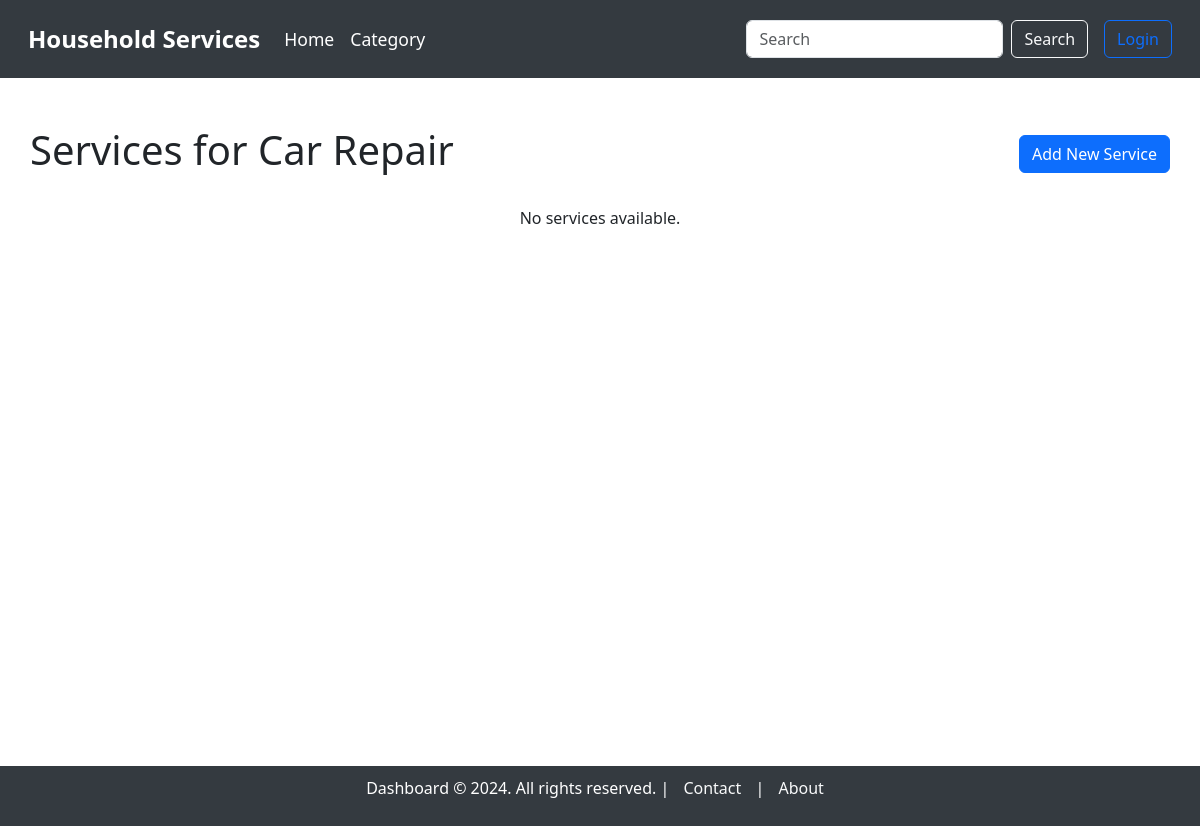
The app's page /service_dashboard/3, older data.
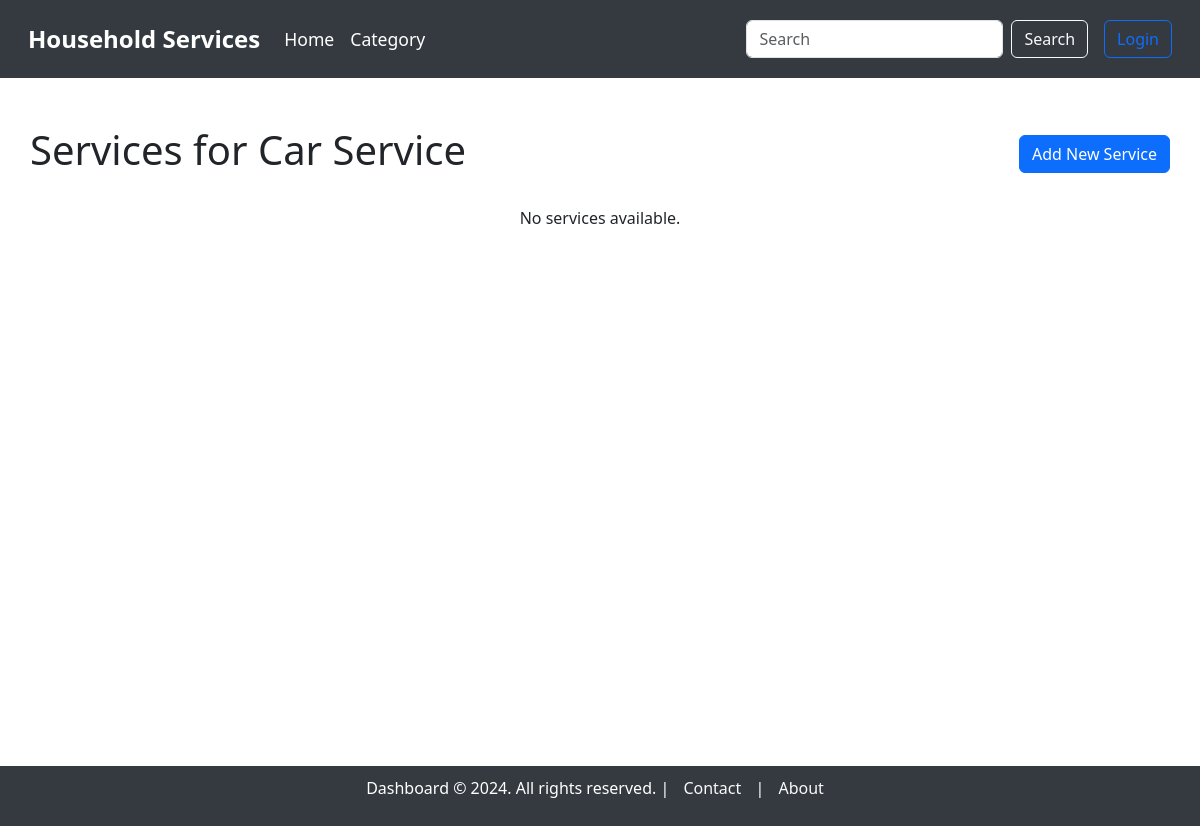
The same page, newer data.
### model.py (models this page shows, shortened)
class Category(db.Model):
    __tablename__ = "category"
    category_id = db.Column(db.Integer, autoincrement=True, primary_key=True)
    category_name = db.Column(db.String, unique=True, nullable=False)
    category_description = db.Column(db.String, nullable=False)
    picture = db.Column(db.String)  # Path to the uploaded picture

### main.py (the view)
@app.route('/service_dashboard/<int:category_id>', methods=['GET'])
def service_dashboard(category_id):
    category = Category.query.get(category_id)
    if not category:
        flash('The requested category does not exist.', 'warning')
        return redirect(url_for('category_dashboard'))  # Redirect to home if category doesn't exist
    services = Service.query.filter_by(category_id=category_id).all()
    return render_template('service/service_dashboard.html', services=services, category=category)

### templates/service/service_dashboard.html (shortened to what this page needs)
{% extends 'base_dashboard.html' %}
{% block content %}
<div class="container mt-5">
    <div class="d-flex justify-content-between align-items-center mb-4">
        <h1>Services for {{ category.category_name }}</h1>
        <a href="{{ url_for('create_service', category_id=category.category_id) }}" class="btn btn-primary">Add New Service</a>
    </div>
    {% if services %}
        <div class="row">
            {% for service in services %}
                <div class="col-md-4 mb-4">
                    <div class="card">
                        {% if service.image %}
                            <img src="{{ url_for('static', filename='uploads/' + service.image) }}" class="card-img-top" alt="Service Image" style="height: 200px; object-fit: cover;">
                        {% else %}
                            <img src="{{ url_for('static', filename='images/default-service.jpg') }}" class="card-img-top" alt="Default Service Image" style="height: 200px; object-fit: cover;">
                        {% endif %}
                        <div class="card-body">
                            <p class="card-title"><strong>Supplier Name: {{ service.supplier.full_name }}</strong></p>
                            <p class="card-text"><strong>Service Name:</strong> {{ service.service_name }}</p>
                            <p class="card-text"><strong>Service Description:</strong> {{ service.service_description }}</p>
                            <div class="d-flex justify-content-between">
                                <p class="card-text"><strong>Price:</strong> ₹{{ service.price }}</p>
                                <p class="card-text"><strong>Years of Experience:</strong> {{ service.supplier.experience_years }} years</p>
                            </div>
                            <div class="d-flex justify-content-between">
                                <p class="card-text"><strong>Location:</strong> {{ service.supplier.address }}</p>
                                <p class="card-text"><strong>Pincode:</strong> {{ service.supplier.pincode }}</p>
                            </div>
                            <div class="d-flex justify-content-between align-items-center">
                                <a href="{{ url_for('edit_service', service_id=service.service_id) }}" class="btn btn-warning me-2">Edit</a>
                                <a href="{{ url_for('confirm_delete_service', service_id=service.service_id) }}" class="btn btn-danger me-2">Delete</a>
                                <a href="{{ url_for('create_service_request', service_id=service.service_id) }}" class="btn btn-success ms-auto">Add to Cart</a>
                            </div>
                        </div>
                    </div>
                </div>
            {% endfor %}
        </div>
    {% else %}
        <p class="text-center mt-4">No services available.</p>
    {% endif %}
</div>
{% endblock %}

### templates/base_dashboard.html (shortened to what this page needs)
<!DOCTYPE html>
<html lang="en">
<head>
    <link href="https://cdn.jsdelivr.net/npm/bootstrap@5.3.3/dist/css/bootstrap.min.css" rel="stylesheet"
>
</head>
<body>
    <nav class="navbar navbar-expand-lg">
        <div class="container-fluid">
            <a class="navbar-brand" href="/">Household Services</a>
            <div class="collapse navbar-collapse" id="navbarNavDropdown">
                <ul class="navbar-nav me-auto mb-2 mb-lg-0">
                    <li class="nav-item">
                        <a class="nav-link" href="/">Home</a>
                    </li>
                    <li class="nav-item">
                        <a class="nav-link" href="/category/category_dashboard.html">Category</a>
                    </li>
                </ul>
                <form class="d-flex me-3" action="/search" method="GET">
                    <input class="form-control me-2" type="search" name="query" placeholder="Search" aria-label="Search">
                    <button class="btn btn-outline-light" type="submit">Search</button>
                </form>
                <ul class="navbar-nav">
                    {% if session.get('username') %}
                        <li class="nav-item dropdown">
                            <a class="nav-link dropdown-toggle" href="#" id="accountDropdown" role="button"
                                data-bs-toggle="dropdown" aria-expanded="false">
                                Account
                            </a>
                            <ul class="dropdown-menu" aria-labelledby="accountDropdown">
                                <li><a class="dropdown-item" href="{{ url_for('profile') }}">Profile</a></li>
                                <li><a class="dropdown-item" href="{% if session.get('role') == 'supplier' %}{{ url_for('supplier_dashboard') }}{% elif session.get('role') == 'customer' %}{{ url_for('customer_dashboard') }}{% elif session.get('role') == 'admin' %}{{ url_for('admin_dashboard') }}{% endif %}">Dashboard</a></li>
                                <li><a class="dropdown-item" href="{{ url_for('view_service_requests') }}">Service Requests</a></li>
                                {% if session.get('role') == 'admin' %}
                                    <li><a class="dropdown-item" href="{{ url_for('member_list') }}">Member List</a></li>
                                {% endif %}
                            </ul>
                        </li>
                        <li class="nav-item">
                            <form action="{{ url_for('logout') }}" method="POST" class="d-inline">
                                <button type="submit" class="btn btn-outline-danger">Logout</button>
                            </form>
                        </li>
                    {% else %}
                        <li class="nav-item">
                            <a class="btn btn-outline-primary" href="/login">Login</a>
                        </li>
                    {% endif %}
                </ul>
            </div>
        </div>
    </nav>
    <div class="container mt-5" style="min-height: 80vh;">
        {% block content %}
        {% endblock %}
    </div>
    <footer>
        <p>Dashboard © 2024. All rights reserved. |
            <a href="/contact">Contact</a> |
            <a href="/about">About</a>
        </p>
    </footer>
</body>
</html>

### templates/base_dashboard.html (style rules this page uses)
.navbar-brand { font-weight: bold; font-size: 1.5rem; }
.nav-item .nav-link { font-size: 1.1rem; }
.navbar { background-color: #343a40; padding: 1rem; }
.navbar .nav-link, .navbar .navbar-brand { color: white; }
footer { background-color: #343a40; color: white; padding: 10px 0; text-align: center; width: 100%; position: relative; bottom: 0; }
footer a { color: #f8f9fa; margin: 0 10px; text-decoration: none; }
body { overflow-x: hidden; }
.container { max-width: 100%; padding: 0 15px; }

Row changes from the older to the newer data that the page shows:
changed Category: category_name "Car Repair" → "Car Service"
